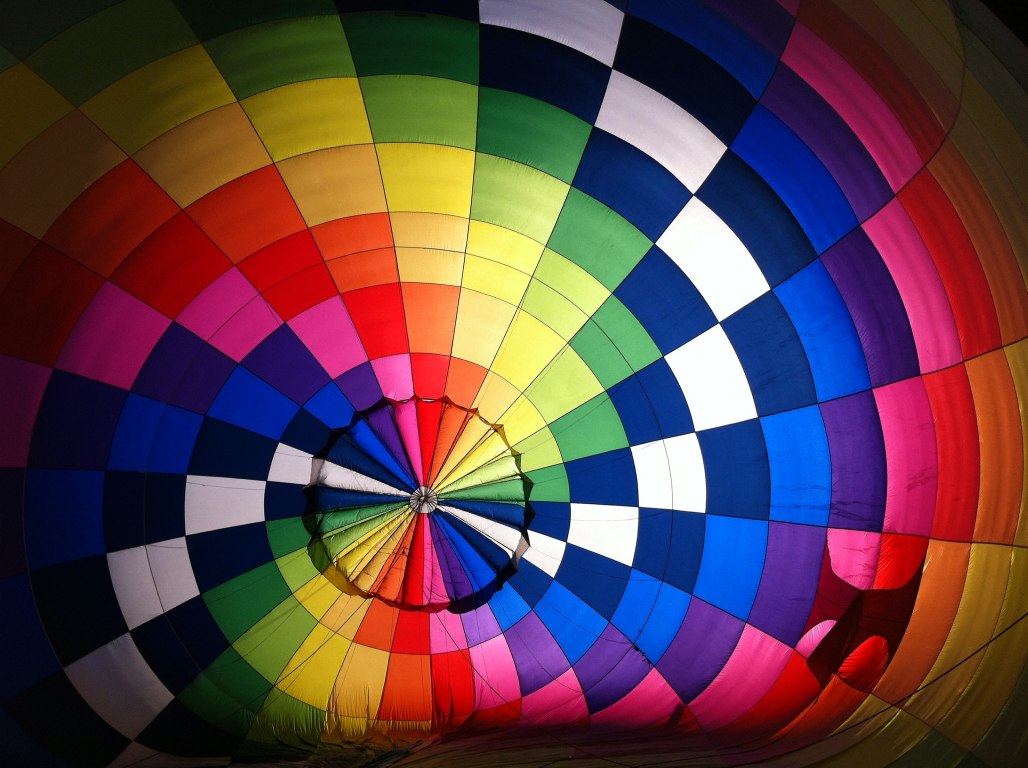
#> input picture images/color.jpg, 2056 x 1536 px (shown at 1/2 size)
$ python image_HSV_detection.py
#> lines starting #> are read from the running program, lines starting #| are printed output that depends on the picture
#!/usr/bin/python3

import cv2
import os
import numpy as np

current_path = os.getcwd()
parent_path = os.path.abspath(os.path.join(current_path, ".."))
images_path = os.path.abspath(os.path.join(parent_path, "images"))

def HVS_Detect(mouse, x, y, flags, param):
    if mouse == cv2.EVENT_LBUTTONDOWN: #mouse left
        h = hsv[y, x, 0]
        s = hsv[y, x, 1]
        v = hsv[y, x, 2]

        hsvUzayi = 'HSV: ' + str(h) + ' ' + str(s) + ' ' + str(v)
        cv2.putText(img, "+", (x-14, y+12), cv2.FONT_HERSHEY_PLAIN, 2, (255,0,0), 2)
        cv2.putText(img, hsvUzayi, (x,y), cv2.FONT_HERSHEY_PLAIN, 1, (0,0,255),2 )
        cv2.imshow("img", img)

img = cv2.imread(images_path + '/color.jpg')
#> img is the input picture: shape (1536, 2056, 3); mean B, G, R 70.3, 64.1, 92.7
img = cv2.resize(img,(640,480))
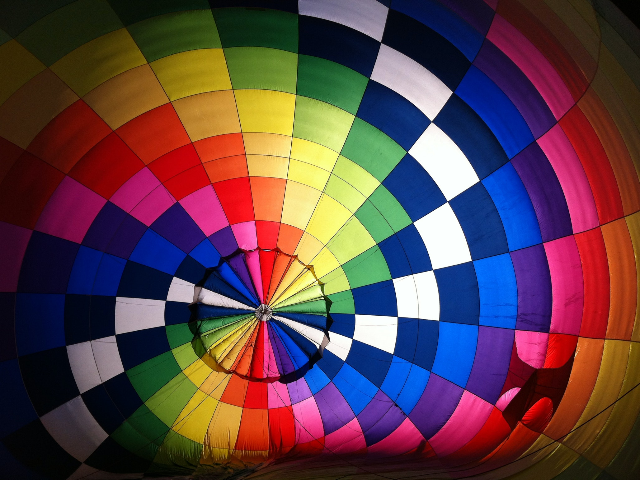
#> img: shape (480, 640, 3); mean B, G, R 70.2, 64, 92.6
hsv = cv2.cvtColor(img, cv2.COLOR_BGR2HSV)
#> hsv: shape (480, 640, 3); mean H, S, V 81.8, 191.8, 123.4
cv2.imshow("img", img)
cv2.setMouseCallback('img',HVS_Detect)
cv2.waitKey(0)
cv2.destroyAllWindows()
